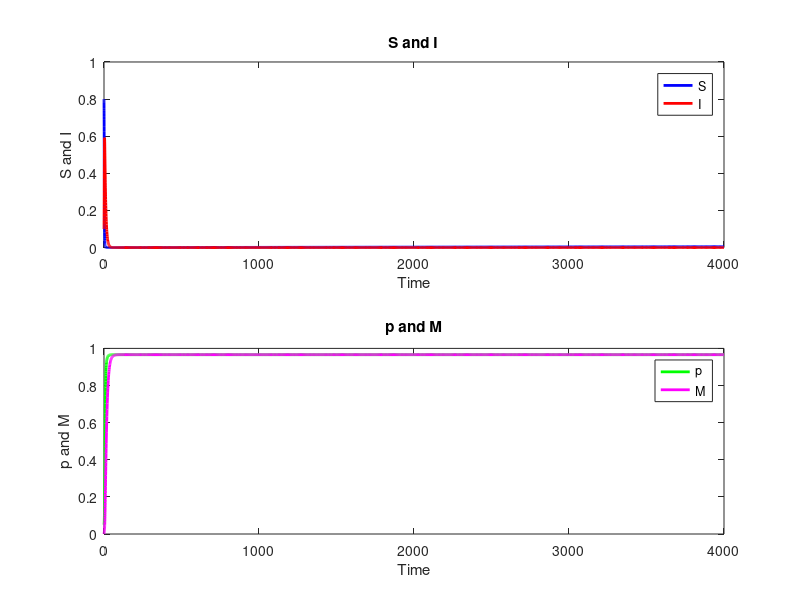

MATLAB code for this plot:
clear all;
close all;

% Define model parameters
mu = 0.000039; % Example value, adjust as needed
v = 1 / 7; % Example value, adjust as needed
beta = 10 * (mu + v); % Example value, adjust as needed
k = 1; % Example value, adjust as needed
alpha = 0.002; % Example value, adjust as needed
sigma = 0.1; % Example value, adjust as needed

% Define the weak gamma distribution kernel function
g = @(s) sigma * exp(-sigma * s);

% Define the initial conditions
S0 = 0.8; % Example initial value, adjust as needed
I0 = 0.1; % Example initial value, adjust as needed
p0 = 0.05; % Example initial value, adjust as needed

% Define the time span for integration
tspan = [0, 4000];

% Define the system of ODEs
odefun = @(t, Y) [
    mu * (1 - Y(3)) - beta * Y(1) * Y(2) - mu * Y(1);
    beta * Y(1) * Y(2) - (mu + v) * Y(2);
    k * Y(3) * (1 - Y(3)) * (Y(2) - alpha * (sigma * Y(3) - sigma * Y(4)));
    sigma * Y(3) - sigma * Y(4);
];

% Solve the system of ODEs using ode45
[t, Y] = ode45(odefun, tspan, [S0, I0, p0, 0]);

% Extract the results
S = Y(:, 1);
I = Y(:, 2);
p = Y(:, 3);
M_values = Y(:, 4);

% Plot the results
figure;
subplot(2, 1, 1);
plot(t, S, 'b-', 'LineWidth', 2);
hold on;
plot(t, I, 'r-', 'LineWidth', 2);
title('S and I');
xlabel('Time');
ylabel('S and I');
legend('S', 'I');
ylim([0, 1]);

subplot(2, 1, 2);
plot(t, p, 'g-', 'LineWidth', 2);
hold on;
plot(t, M_values, 'm-', 'LineWidth', 2);
title('p and M');
xlabel('Time');
ylabel('p and M');
legend('p', 'M');

hold off;
